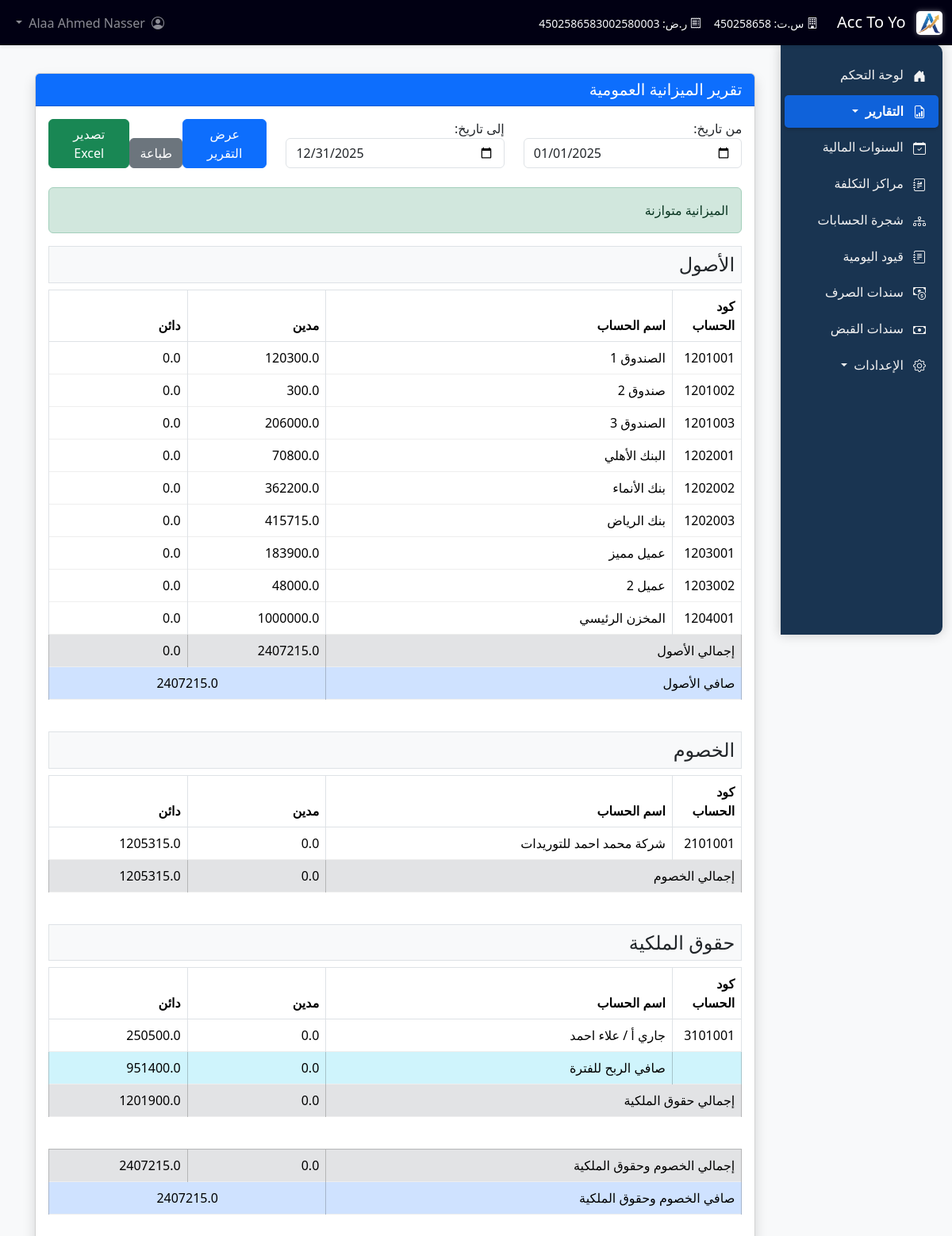
Page /reports/balance_sheet (signed in) on the committed database.
### tables this page shows
CREATE TABLE financial_years (
                id INTEGER PRIMARY KEY AUTOINCREMENT,
                year_name TEXT NOT NULL UNIQUE, -- e.g., "2024" or "2023-2024"
                start_date DATE NOT NULL,
                end_date DATE NOT NULL,
                is_active INTEGER DEFAULT 1, -- 1 = Active (can be selected), 0 = Inactive
                is_closed INTEGER DEFAULT 0, -- 0 = Open (can add entries), 1 = Closed (read-only)
                created_at TIMESTAMP DEFAULT CURRENT_TIMESTAMP
                -- Optional constraint: CHECK(end_date > start_date)
            );

CREATE TABLE accounts (
                id INTEGER PRIMARY KEY AUTOINCREMENT,
                code TEXT NOT NULL UNIQUE,       -- رمز الحساب (فريد)
                name TEXT NOT NULL,              -- اسم الحساب
                account_type INTEGER NOT NULL,   -- نوع الحساب (رقم يشير إلى النوع)
                parent_id INTEGER,               -- الحساب الأب (للهيكلية الشجرية)
                is_active INTEGER DEFAULT 1,     -- هل الحساب نشط؟ (1=نعم, 0=لا)
                allows_posting INTEGER DEFAULT 1,-- هل يسمح بالترحيل المباشر؟ (1=نعم, 0=لا)
                created_at TIMESTAMP DEFAULT CURRENT_TIMESTAMP,
                -- تعريف المفتاح الخارجي للعلاقة مع النفس (الأب)
                FOREIGN KEY (parent_id) REFERENCES accounts (id) ON DELETE SET NULL
            );

### balance_sheet_report.py (the view)
@balance_sheet_bp.route('/reports/balance_sheet')
def balance_sheet_report_view():
    if 'user_id' not in session:
        return redirect(url_for('login'))
    default_start_date, default_end_date = get_active_financial_year_dates()
    filters = {}
    if request.args.get('start_date'):
        filters['start_date'] = request.args.get('start_date')
    elif default_start_date:
        filters['start_date'] = default_start_date
    if request.args.get('end_date'):
        filters['end_date'] = request.args.get('end_date')
    elif default_end_date:
        filters['end_date'] = default_end_date
    conn = get_db()
    report_data = get_balance_sheet_data(conn, filters)
    conn.close()
    return render_template(
        'reports/balance_sheet_report.html',
        report_data=report_data,
        filters=filters,
        default_start_date=default_start_date,
        default_end_date=default_end_date
    )

### app.py (called while the page is built)
@app.before_request
def handle_fiscal_years_alias():
    try:
        conn = get_db()
        cursor = conn.cursor()
        cursor.execute("SELECT name FROM sqlite_master WHERE type='table' AND name='fiscal_years'")
        if not cursor.fetchone():
            cursor.execute("CREATE VIEW IF NOT EXISTS fiscal_years AS SELECT * FROM financial_years")
            conn.commit()
    except sqlite3.Error as e:
        print(f"خطأ في إنشاء fiscal_years view: {e}")
    finally:
        if conn:
            conn.close()

def get_company_profile():
    company_profile_path = os.path.join(os.path.dirname(__file__), 'company_profile.json')
    try:
        with open(company_profile_path, 'r', encoding='utf-8') as file:
            company_profile = json.load(file)
    except Exception as e:
        company_profile = {
            "companyName": "شركة مستويات التشغيل للمقاولات",
            "commercialRegistrationNumber": "450258658",
            "taxIdentificationNumber": "450258658300258",
            "logoPath": "assets/images/logo.png"
        }
        print(f"خطأ في قراءة ملف معلومات الشركة: {e}")
    if 'logoPath' in company_profile:
        if not company_profile['logoPath'].startswith('static/'):
            company_profile['logoPath'] = 'assets/images/logo.png'
    return company_profile

@app.context_processor
def inject_company_profile():
    return {'company_profile': get_company_profile()}

### database.py (called while the page is built)
def get_db():
    conn = sqlite3.connect(DATABASE_NAME)
    conn.row_factory = sqlite3.Row
    conn.execute("PRAGMA foreign_keys = ON")
    return conn

### profit_loss_report.py (called while the page is built)
def get_active_financial_year_dates():
    conn = get_db()
    cursor = conn.cursor()
    try:
        cursor.execute("""
            SELECT start_date, end_date
            FROM financial_years
            WHERE is_active = 1
            LIMIT 1
        """)
        result = cursor.fetchone()
        if result:
            return result['start_date'], result['end_date']
        return None, None
    finally:
        conn.close()

### templates/reports/balance_sheet_report.html (shortened to what this page needs)
{% extends 'base.html' %}
{% block content %}
<div class="container-fluid mt-3">
    <div class="card shadow">
        <div class="card-header bg-primary text-white">
            <h5 class="mb-0">تقرير الميزانية العمومية</h5>
        </div>
        <div class="card-body">
            <form method="get" class="mb-4">
                <div class="row">
                    <div class="col-md-4">
                        <div class="form-group">
                            <label for="start_date">من تاريخ:</label>
                            <input type="date" id="start_date" name="start_date" class="form-control" value="{{ filters.start_date or default_start_date }}">
                        </div>
                    </div>
                    <div class="col-md-4">
                        <div class="form-group">
                            <label for="end_date">إلى تاريخ:</label>
                            <input type="date" id="end_date" name="end_date" class="form-control" value="{{ filters.end_date or default_end_date }}">
                        </div>
                    </div>
                    <div class="col-md-4 d-flex align-items-end">
                        <button type="submit" class="btn btn-primary ml-2">عرض التقرير</button>
                        <a href="{{ url_for('balance_sheet.print_balance_sheet_report', start_date=filters.start_date, end_date=filters.end_date) }}" target="_blank" class="btn btn-secondary ml-2">
                             طباعة
                        </a>
                        <a href="{{ url_for('balance_sheet.export_balance_sheet_report', start_date=filters.start_date, end_date=filters.end_date) }}" class="btn btn-success">
                             تصدير Excel
                        </a>
                    </div>
                </div>
            </form>
            {% if report_data.is_balanced %}
                <div class="alert alert-success">
                     الميزانية متوازنة
                </div>
            {% else %}
                <div class="alert alert-danger">
                    <i class="fas fa-exclamation-triangle"></i> الميزانية غير متوازنة! الفرق: {{ (report_data.total_assets - report_data.total_liabilities_equity) | abs | round(2) }}
                </div>
            {% endif %}
            <div class="section mb-4">
                <h4 class="section-title bg-light p-2 border">الأصول</h4>
                <div class="table-responsive">
                    <table class="table table-bordered table-hover">
                        <thead class="thead-light">
                            <tr>
                                <th width="10%">كود الحساب</th>
                                <th width="50%">اسم الحساب</th>
                                <th width="20%">مدين</th>
                                <th width="20%">دائن</th>
                            </tr>
                        </thead>
                        <tbody>
                            {% for asset in report_data.assets %}
                            <tr>
                                <td>{{ asset.code }}</td>
                                <td>{{ asset.name }}</td>
                                <td class="text-left">{{ asset.debit|float|round(2) }}</td>
                                <td class="text-left">{{ asset.credit|float|round(2) }}</td>
                            </tr>
                            {% endfor %}
                            <tr class="table-secondary font-weight-bold">
                                <td colspan="2">إجمالي الأصول</td>
                                <td class="text-left">{{ report_data.total_assets_debit|float|round(2) }}</td>
                                <td class="text-left">{{ report_data.total_assets_credit|float|round(2) }}</td>
                            </tr>
                            <tr class="table-primary font-weight-bold">
                                <td colspan="2">صافي الأصول</td>
                                <td colspan="2" class="text-center">{{ report_data.total_assets|float|round(2) }}</td>
                            </tr>
                        </tbody>
                    </table>
                </div>
            </div>
            <div class="section mb-4">
                <h4 class="section-title bg-light p-2 border">الخصوم</h4>
                <div class="table-responsive">
                    <table class="table table-bordered table-hover">
                        <thead class="thead-light">
                            <tr>
                                <th width="10%">كود الحساب</th>
                                <th width="50%">اسم الحساب</th>
                                <th width="20%">مدين</th>
                                <th width="20%">دائن</th>
                            </tr>
                        </thead>
                        <tbody>
                            {% for liability in report_data.liabilities %}
                            <tr>
                                <td>{{ liability.code }}</td>
                                <td>{{ liability.name }}</td>
                                <td class="text-left">{{ liability.debit|float|round(2) }}</td>
                                <td class="text-left">{{ liability.credit|float|round(2) }}</td>
                            </tr>
                            {% endfor %}
                            <tr class="table-secondary font-weight-bold">
                                <td colspan="2">إجمالي الخصوم</td>
                                <td class="text-left">{{ report_data.total_liabilities_debit|float|round(2) }}</td>
                                <td class="text-left">{{ report_data.total_liabilities_credit|float|round(2) }}</td>
                            </tr>
                        </tbody>
                    </table>
                </div>
            </div>
            <div class="section mb-4">
                <h4 class="section-title bg-light p-2 border">حقوق الملكية</h4>
                <div class="table-responsive">
                    <table class="table table-bordered table-hover">
                        <thead class="thead-light">
                            <tr>
                                <th width="10%">كود الحساب</th>
                                <th width="50%">اسم الحساب</th>
                                <th width="20%">مدين</th>
                                <th width="20%">دائن</th>
                            </tr>
                        </thead>
                        <tbody>
                            {% for equity_item in report_data.equity %}
                            <tr {% if equity_item.id is none %}class="table-info"{% endif %}>
                                <td>{{ equity_item.code }}</td>
                                <td>{{ equity_item.name }}</td>
                                <td class="text-left">{{ equity_item.debit|float|round(2) }}</td>
                                <td class="text-left">{{ equity_item.credit|float|round(2) }}</td>
                            </tr>
                            {% endfor %}
                            <tr class="table-secondary font-weight-bold">
                                <td colspan="2">إجمالي حقوق الملكية</td>
                                <td class="text-left">{{ report_data.total_equity_debit|float|round(2) }}</td>
                                <td class="text-left">{{ report_data.total_equity_credit|float|round(2) }}</td>
                            </tr>
                        </tbody>
                    </table>
                </div>
            </div>
            <div class="section mb-4">
                <div class="table-responsive">
                    <table class="table table-bordered table-hover">
                        <tbody>
                            <tr class="table-secondary font-weight-bold">
                                <td width="60%">إجمالي الخصوم وحقوق الملكية</td>
                                <td width="20%" class="text-left">{{ (report_data.total_liabilities_debit + report_data.total_equity_debit)|float|round(2) }}</td>
                                <td width="20%" class="text-left">{{ (report_data.total_liabilities_credit + report_data.total_equity_credit)|float|round(2) }}</td>
                            </tr>
                            <tr class="table-primary font-weight-bold">
                                <td>صافي الخصوم وحقوق الملكية</td>
                                <td colspan="2" class="text-center">{{ report_data.total_liabilities_equity|float|round(2) }}</td>
                            </tr>
                        </tbody>
                    </table>
                </div>
            </div>
        </div>
    </div>
</div>
{% endblock %}

### static/css/custom_style.css (style rules this page uses)
.table tbody tr { border-bottom: 1px solid #eee; }

### templates/base.html (style rules this page uses)
body { padding-top: 56px; background-color: #f8f9fa; }
html { scroll-behavior: smooth; }

### rows in the picture
financial_years: start_date "01/01/2025", end_date "12/31/2025"
accounts: code "1201001", name "الصندوق 1", debit "120300.0", credit "0.0"
accounts: code "1201002", name "صندوق 2", debit "300.0", credit "0.0"
accounts: code "1201003", name "الصندوق 3", debit "206000.0", credit "0.0"
accounts: code "1202001", name "البنك الأهلي", debit "70800.0", credit "0.0"
accounts: code "1202002", name "بنك الأنماء", debit "362200.0", credit "0.0"
accounts: code "1202003", name "بنك الرياض", debit "415715.0", credit "0.0"
accounts: code "1203001", name "عميل مميز", debit "183900.0", credit "0.0"
accounts: code "1203002", name "عميل 2", debit "48000.0", credit "0.0"
accounts: code "1204001", name "المخزن الرئيسي", debit "1000000.0", credit "0.0"
accounts: code "2101001", name "شركة محمد احمد للتوريدات", debit "0.0", credit "1205315.0"
accounts: code "3101001", name "جاري أ / علاء احمد", debit "0.0", credit "250500.0"

### other values in the picture
{{ company_profile.companyName if company_profile else "Acc Too You" }} "Acc To Yo"
{{ company_profile.commercialRegistrationNumber if company_profile }} "450258658"
{{ company_profile.taxIdentificationNumber if company_profile }} "4502586583002580003"
{{ session.full_name or session.username }} "Alaa Ahmed Nasser"
{{ report_data.total_assets_debit|float|round(2) }} "2407215.0"
{{ report_data.total_assets_credit|float|round(2) }} "0.0"
{{ report_data.total_assets|float|round(2) }} "2407215.0"
{{ report_data.total_liabilities_debit|float|round(2) }} "0.0"
{{ report_data.total_liabilities_credit|float|round(2) }} "1205315.0"
{{ equity_item.name }} "صافي الربح للفترة"
{{ equity_item.debit|float|round(2) }} "0.0"
{{ equity_item.credit|float|round(2) }} "951400.0"
{{ report_data.total_equity_debit|float|round(2) }} "0.0"
{{ report_data.total_equity_credit|float|round(2) }} "1201900.0"
{{ report_data.total_liabilities_equity|float|round(2) }} "2407215.0"
